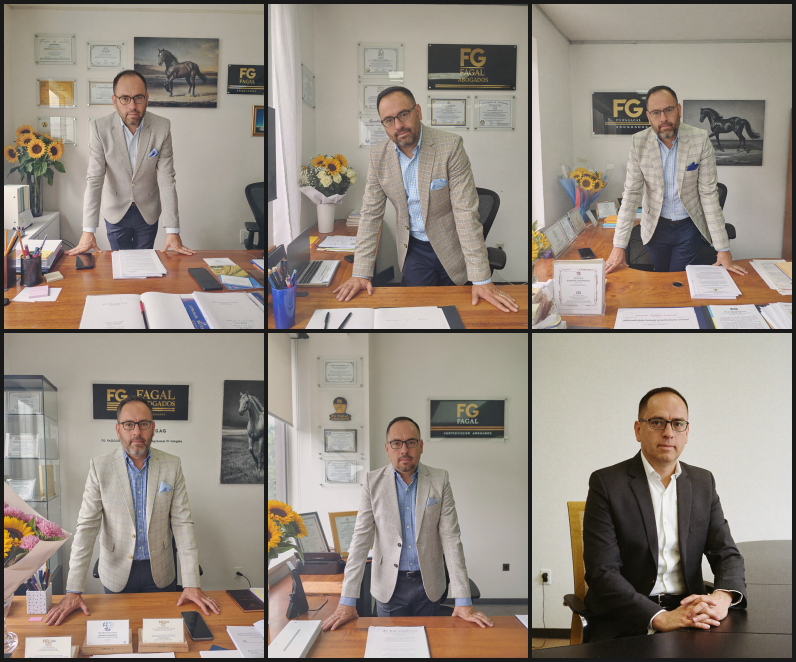
#> input picture fagal/ads_final/fotos/_sel.png, 1592 x 1324 px, given in place of g12.png, which was not available (shown at 1/2 size)
$ python render_final.py fotos/_sel.png
#> lines starting #> are read from the running program, lines starting #| are printed output that depends on the picture; pictures that were not available may be replaced by others from this repository, and a replacement may not be noted
# Tanda definitiva con fotos de Galarraga (solo 4:5, export 1440x1800). 6 lenguajes graficos distintos.
# Reglas: dolor de pyme + perfil nombrado + GRATIS gigante + credencial en el texto de Meta; sin botones ni interfaces
# imitadas; las fotos con letreros rotos se recortan o se tapan (ver FOTO_*); solo logo plano FAGAL.
# Uso: python render_final.py [a1..a6]
import os, subprocess, sys
from PIL import Image, ImageDraw

HERE = os.path.dirname(os.path.abspath(__file__))
CHROME = r"C:\Program Files\Google\Chrome\Application\chrome.exe"
LOGO = "../logo_vector/FAGAL_logo_horizontal_%s.svg"
FOT = os.path.join(HERE, "fotos")
OUT = os.path.join(HERE, "salida")


def crop(src, box, dst):
#> called with src = 'g12.png', box = (0, 0.3, 1, 1), dst = 'c12.png'
    im = Image.open(os.path.join(FOT, src)).convert("RGB"); w, h = im.size
#> in crop, im is the input picture: PIL image 1592x1324 RGB; mean R, G, B 150.3, 140.2, 130
#> after `w, h = im.size`: w = 1592; h = 1324
    im.crop((int(box[0]*w), int(box[1]*h), int(box[2]*w), int(box[3]*h))).save(os.path.join(FOT, dst), quality=95)
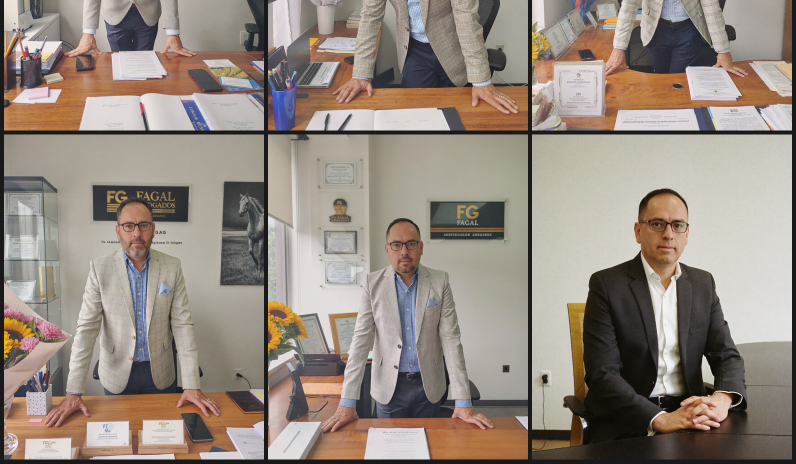
#> saved as c12.png: PIL image 1592x927 RGB (shown at 1/2 size); mean R, G, B 150, 138.4, 128.5


def prep():
    crop("g12.png", (0, 0.30, 1, 1), "c12.png")
    crop("g10_clean.png", (0.31, 0.14, 1.0, 0.80), "c10.png")
#> call 2 of crop, with src = 'g10_clean.png', box = (0.31, 0.14, 1, 0.8), dst = 'c10.png'
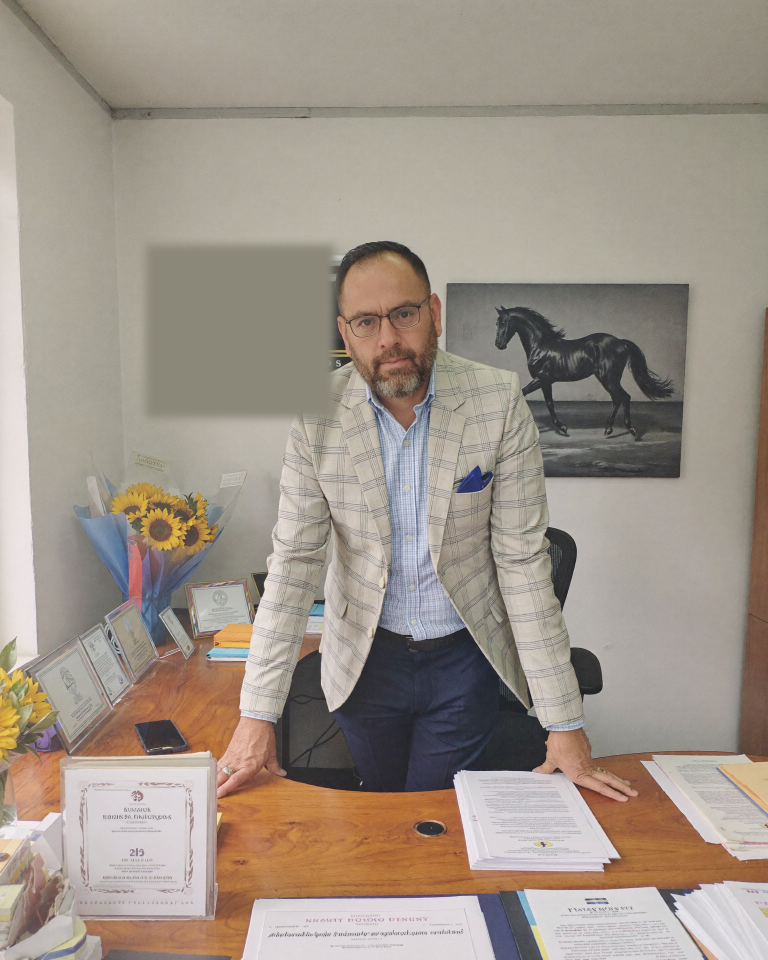
#> input picture fagal/ads_final/fotos/g10_clean.png, 1536 x 1920 px (shown at 1/2 size)
#> in crop, im is the input picture: PIL image 1536x1920 RGB; mean R, G, B 159, 148.2, 137.1
#> in crop (call 2), `im.crop((int(box[0]*w), int(box[1]*h), int(box[2]*w), int(box[3]*h)))...`:
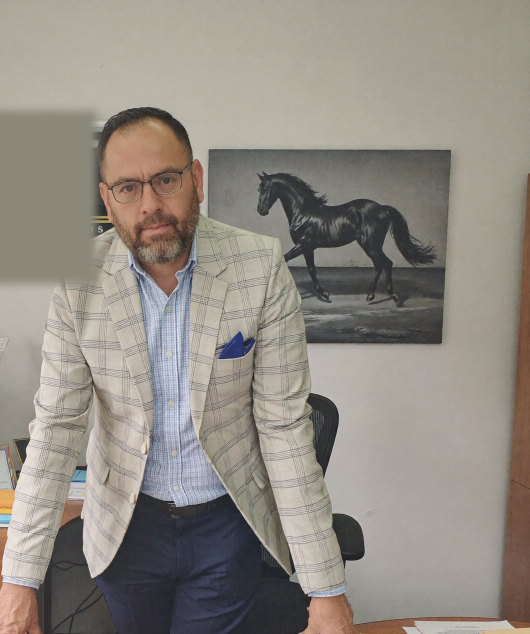
#> saved as c10.png: PIL image 1060x1268 RGB (shown at 1/2 size); mean R, G, B 146.2, 139.9, 131.8
    crop("g09.png", (0.06, 0.0, 0.70, 1.0), "c09.png")
#> call 3 of crop, with src = 'g09.png', box = (0.06, 0, 0.7, 1), dst = 'c09.png'
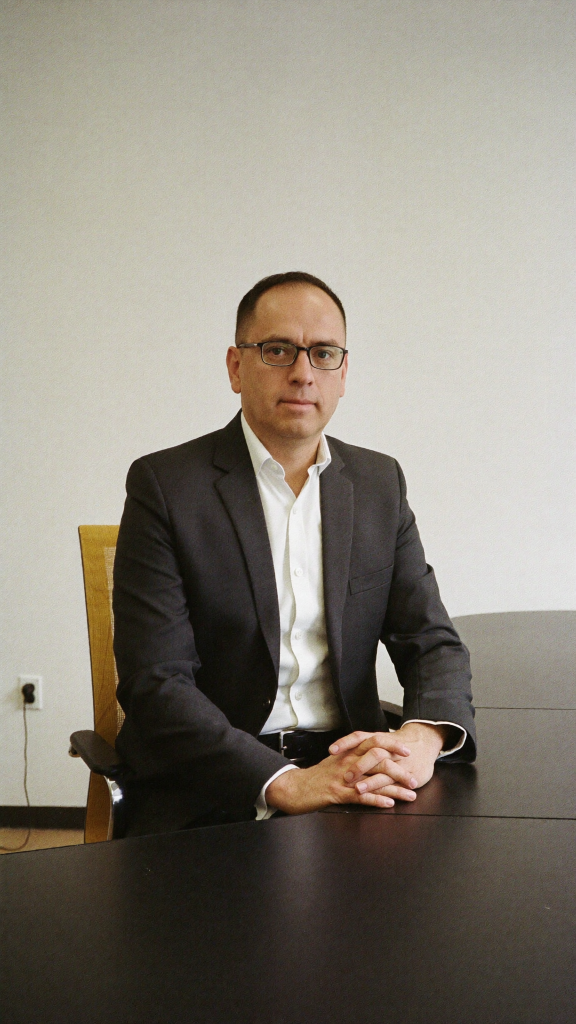
#> input picture fagal/ads_final/fotos/f04_orig.png, 1152 x 2048 px, given in place of g09.png, which was not available (shown at 1/2 size)
#> in crop, im is the input picture: PIL image 1152x2048 RGB; mean R, G, B 137.2, 131.2, 120.4
#> in crop (call 3), `im.crop((int(box[0]*w), int(box[1]*h), int(box[2]*w), int(box[3]*h)))...`:
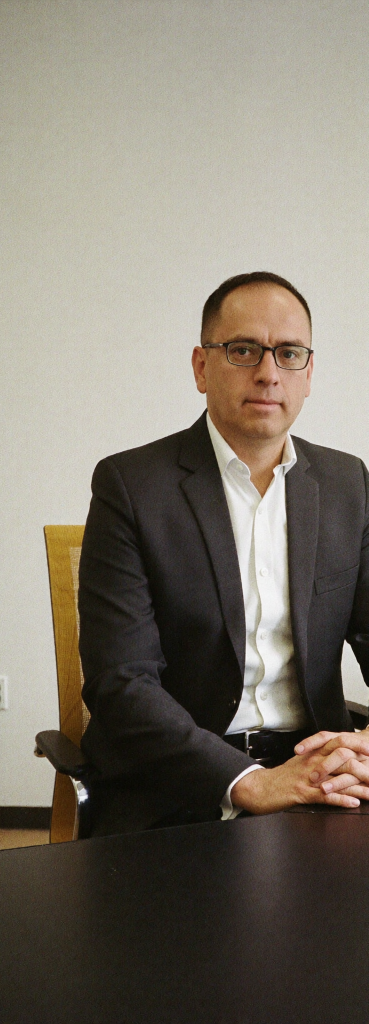
#> saved as c09.png: PIL image 737x2048 RGB (shown at 1/2 size); mean R, G, B 125.6, 118.5, 106.6
    crop("g02.png", (0.0, 0.0, 0.82, 1.0), "c02.png")
#> call 4 of crop, with src = 'g02.png', box = (0, 0, 0.82, 1), dst = 'c02.png'
#> in crop (call 4), `im.crop((int(box[0]*w), int(box[1]*h), int(box[2]*w), int(box[3]*h)))...`:
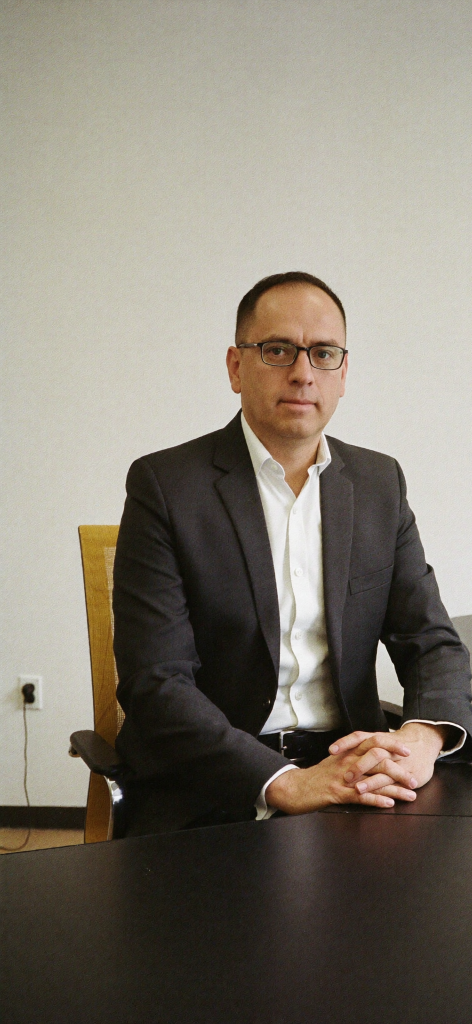
#> saved as c02.png: PIL image 944x2048 RGB (shown at 1/2 size); mean R, G, B 130.8, 124.3, 112.8
    # semitono de dos tintas para g07 (cabeza y hombros; el letrero queda ilegible)
    crop("g07_clean.png", (0.31, 0.15, 0.71, 0.49), "c07.png")
    from PIL import ImageOps
    im = ImageOps.autocontrast(Image.open(os.path.join(FOT, "c07.png")).convert("L"), cutoff=2); W, H = im.size; cell = 9; S = 2
    import numpy as np
    a = np.clip((np.asarray(im).astype(float)/255), 0, 1)
    for name, ang, col in (("c07_teal.png", 0, (0, 112, 120, 255)), ("c07_pink.png", 1, (232, 52, 120, 255))):
        cv = Image.new("RGBA", (W*S, H*S), (0, 0, 0, 0)); d = ImageDraw.Draw(cv); off = 0 if ang == 0 else cell/2
        for y in range(0, H-cell, cell):
            for x in range(0, W-cell, cell):
                l = a[y:y+cell, x:x+cell].mean(); r = (1-l)**0.9*cell*(0.62 if ang == 0 else 0.46)
                if r > 0.7:
                    cx, cy = (x+cell/2+off)*S, (y+cell/2+off)*S
                    d.ellipse((cx-r*S, cy-r*S, cx+r*S, cy+r*S), fill=col)
        cv.resize((W, H), Image.LANCZOS).save(os.path.join(FOT, name))


COMMON = """
*{box-sizing:border-box;margin:0;padding:0}
html,body{width:1080px;height:1350px;overflow:hidden}
body{position:relative;-webkit-font-smoothing:antialiased}
.abs{position:absolute}
.lk img{height:70px;width:auto;display:block}
"""


def logo(t):
    return f"<div class='lk'><img src='{LOGO % t}'></div>"


# [123 lines left out: functions doc, a1, a2, a3, a4, a5 and 1 more, not called in this run]


ADS = {"a1": a1, "a2": a2, "a3": a3, "a4": a4, "a5": a5, "a6": a6}


# [6 lines left out: function render, not called in this run]


if __name__ == "__main__":
#> (the run stopped early here; a loop or call above may not have finished)
